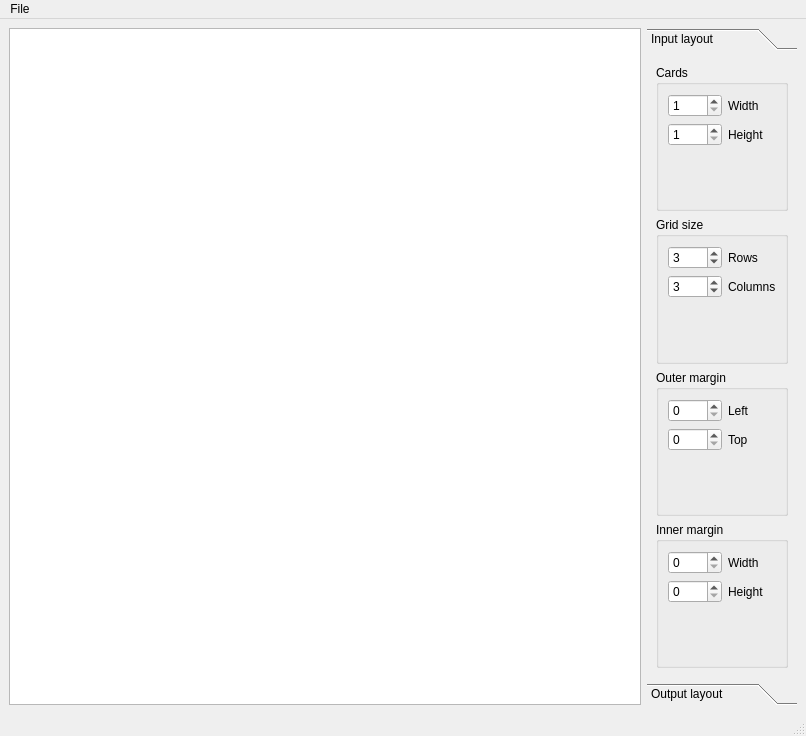
<?xml version="1.0" encoding="UTF-8"?>
<ui version="4.0">
 <class>MainWindow</class>
 <widget class="QMainWindow" name="MainWindow">
  <property name="geometry">
   <rect>
    <x>0</x>
    <y>0</y>
    <width>806</width>
    <height>736</height>
   </rect>
  </property>
  <property name="windowTitle">
   <string>YACK</string>
  </property>
  <widget class="QWidget" name="centralwidget">
   <layout class="QHBoxLayout" name="horizontalLayout">
    <item>
     <widget class="QGraphicsView" name="graphicsView">
      <property name="sizePolicy">
       <sizepolicy hsizetype="Minimum" vsizetype="Expanding">
        <horstretch>0</horstretch>
        <verstretch>0</verstretch>
       </sizepolicy>
      </property>
     </widget>
    </item>
    <item>
     <widget class="QToolBox" name="toolBox">
      <property name="sizePolicy">
       <sizepolicy hsizetype="Maximum" vsizetype="Preferred">
        <horstretch>0</horstretch>
        <verstretch>0</verstretch>
       </sizepolicy>
      </property>
      <property name="currentIndex">
       <number>0</number>
      </property>
      <widget class="QWidget" name="page1">
       <property name="geometry">
        <rect>
         <x>0</x>
         <y>0</y>
         <width>174</width>
         <height>596</height>
        </rect>
       </property>
       <attribute name="label">
        <string>Input layout</string>
       </attribute>
       <layout class="QVBoxLayout" name="verticalLayout">
        <item>
         <widget class="QGroupBox" name="groupBox">
          <property name="title">
           <string>Cards</string>
          </property>
          <layout class="QFormLayout" name="formLayout">
           <property name="fieldGrowthPolicy">
            <enum>QFormLayout::AllNonFixedFieldsGrow</enum>
           </property>
           <item row="0" column="0">
            <widget class="QSpinBox" name="inputCardWidth">
             <property name="minimum">
              <number>1</number>
             </property>
             <property name="maximum">
              <number>9999</number>
             </property>
            </widget>
           </item>
           <item row="0" column="1">
            <widget class="QLabel" name="label">
             <property name="text">
              <string>Width</string>
             </property>
            </widget>
           </item>
           <item row="1" column="0">
            <widget class="QSpinBox" name="inputCardHeight">
             <property name="minimum">
              <number>1</number>
             </property>
             <property name="maximum">
              <number>9999</number>
             </property>
            </widget>
           </item>
           <item row="1" column="1">
            <widget class="QLabel" name="label_2">
             <property name="text">
              <string>Height</string>
             </property>
            </widget>
           </item>
          </layout>
         </widget>
        </item>
        <item>
         <widget class="QGroupBox" name="groupBox_4">
          <property name="title">
           <string>Grid size</string>
          </property>
          <layout class="QFormLayout" name="formLayout_4">
           <item row="0" column="0">
            <widget class="QSpinBox" name="inputRows">
             <property name="minimum">
              <number>1</number>
             </property>
             <property name="maximum">
              <number>9999</number>
             </property>
             <property name="value">
              <number>3</number>
             </property>
            </widget>
           </item>
           <item row="0" column="1">
            <widget class="QLabel" name="label_7">
             <property name="text">
              <string>Rows</string>
             </property>
            </widget>
           </item>
           <item row="1" column="0">
            <widget class="QSpinBox" name="inputColumns">
             <property name="minimum">
              <number>1</number>
             </property>
             <property name="maximum">
              <number>9999</number>
             </property>
             <property name="value">
              <number>3</number>
             </property>
            </widget>
           </item>
           <item row="1" column="1">
            <widget class="QLabel" name="label_8">
             <property name="text">
              <string>Columns</string>
             </property>
            </widget>
           </item>
          </layout>
         </widget>
        </item>
        <item>
         <widget class="QGroupBox" name="groupBox_2">
          <property name="title">
           <string>Outer margin</string>
          </property>
          <layout class="QFormLayout" name="formLayout_2">
           <item row="0" column="0">
            <widget class="QSpinBox" name="inputOuterLeft">
             <property name="maximum">
              <number>9999</number>
             </property>
            </widget>
           </item>
           <item row="0" column="1">
            <widget class="QLabel" name="label_3">
             <property name="text">
              <string>Left</string>
             </property>
            </widget>
           </item>
           <item row="1" column="0">
            <widget class="QSpinBox" name="inputOuterTop">
             <property name="maximum">
              <number>9999</number>
             </property>
            </widget>
           </item>
           <item row="1" column="1">
            <widget class="QLabel" name="label_5">
             <property name="text">
              <string>Top</string>
             </property>
            </widget>
           </item>
          </layout>
         </widget>
        </item>
        <item>
         <widget class="QGroupBox" name="groupBox_3">
          <property name="title">
           <string>Inner margin</string>
          </property>
          <layout class="QFormLayout" name="formLayout_3">
           <item row="0" column="0">
            <widget class="QSpinBox" name="inputInnerWidth">
             <property name="maximum">
              <number>9999</number>
             </property>
            </widget>
           </item>
           <item row="0" column="1">
            <widget class="QLabel" name="label_4">
             <property name="text">
              <string>Width</string>
             </property>
            </widget>
           </item>
           <item row="1" column="0">
            <widget class="QSpinBox" name="inputInnerHeight">
             <property name="maximum">
              <number>9999</number>
             </property>
            </widget>
           </item>
           <item row="1" column="1">
            <widget class="QLabel" name="label_6">
             <property name="text">
              <string>Height</string>
             </property>
            </widget>
           </item>
          </layout>
         </widget>
        </item>
       </layout>
       <zorder>groupBox</zorder>
       <zorder>groupBox_3</zorder>
       <zorder>groupBox_2</zorder>
       <zorder>label_3</zorder>
       <zorder>groupBox_4</zorder>
      </widget>
      <widget class="QWidget" name="page2">
       <property name="geometry">
        <rect>
         <x>0</x>
         <y>0</y>
         <width>104</width>
         <height>609</height>
        </rect>
       </property>
       <attribute name="label">
        <string>Output layout</string>
       </attribute>
      </widget>
     </widget>
    </item>
   </layout>
  </widget>
  <widget class="QMenuBar" name="menubar">
   <property name="geometry">
    <rect>
     <x>0</x>
     <y>0</y>
     <width>806</width>
     <height>25</height>
    </rect>
   </property>
   <widget class="QMenu" name="menuTest">
    <property name="title">
     <string>File</string>
    </property>
    <addaction name="actionOpen"/>
    <addaction name="separator"/>
    <addaction name="actionExit"/>
   </widget>
   <addaction name="menuTest"/>
  </widget>
  <widget class="QStatusBar" name="statusbar"/>
  <action name="actionExit">
   <property name="text">
    <string>Exit</string>
   </property>
  </action>
  <action name="actionOpen">
   <property name="text">
    <string>Open...</string>
   </property>
  </action>
 </widget>
 <resources/>
 <connections/>
</ui>
